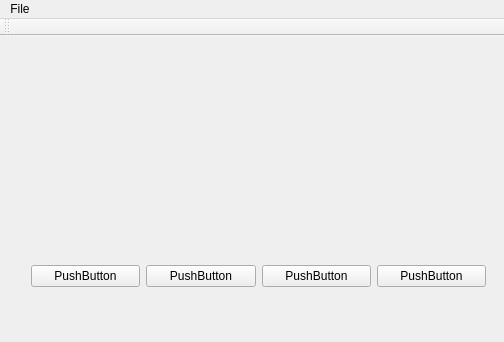
<?xml version="1.0" encoding="UTF-8"?>
<ui version="4.0">
 <class>MainWindow</class>
 <widget class="QMainWindow" name="MainWindow">
  <property name="geometry">
   <rect>
    <x>0</x>
    <y>0</y>
    <width>504</width>
    <height>342</height>
   </rect>
  </property>
  <property name="windowTitle">
   <string>MainWindow</string>
  </property>
  <widget class="QWidget" name="centralWidget">
   <widget class="QWidget" name="GL" native="true">
    <property name="geometry">
     <rect>
      <x>13</x>
      <y>13</y>
      <width>421</width>
      <height>121</height>
     </rect>
    </property>
   </widget>
   <widget class="QWidget" name="horizontalLayoutWidget">
    <property name="geometry">
     <rect>
      <x>20</x>
      <y>200</y>
      <width>477</width>
      <height>81</height>
     </rect>
    </property>
    <layout class="QHBoxLayout" name="horizontalLayout">
     <item>
      <widget class="QPushButton" name="pushButton">
       <property name="text">
        <string>PushButton</string>
       </property>
      </widget>
     </item>
     <item>
      <widget class="QPushButton" name="pushButton_2">
       <property name="text">
        <string>PushButton</string>
       </property>
      </widget>
     </item>
     <item>
      <widget class="QPushButton" name="pushButton_4">
       <property name="text">
        <string>PushButton</string>
       </property>
      </widget>
     </item>
     <item>
      <widget class="QPushButton" name="pushButton_3">
       <property name="text">
        <string>PushButton</string>
       </property>
      </widget>
     </item>
    </layout>
   </widget>
  </widget>
  <widget class="QMenuBar" name="menuBar">
   <property name="geometry">
    <rect>
     <x>0</x>
     <y>0</y>
     <width>504</width>
     <height>30</height>
    </rect>
   </property>
   <widget class="QMenu" name="menu">
    <property name="title">
     <string>File</string>
    </property>
    <addaction name="actionOpen"/>
   </widget>
   <addaction name="menu"/>
  </widget>
  <widget class="QToolBar" name="mainToolBar">
   <attribute name="toolBarArea">
    <enum>TopToolBarArea</enum>
   </attribute>
   <attribute name="toolBarBreak">
    <bool>false</bool>
   </attribute>
  </widget>
  <action name="actionOpen">
   <property name="text">
    <string>open</string>
   </property>
  </action>
 </widget>
 <layoutdefault spacing="6" margin="11"/>
 <resources/>
 <connections/>
</ui>
